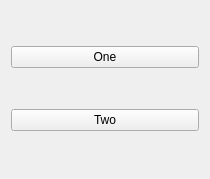
<?xml version="1.0" encoding="UTF-8"?>
<ui version="4.0">
 <class>Widget</class>
 <widget class="QWidget" name="Widget">
  <property name="geometry">
   <rect>
    <x>0</x>
    <y>0</y>
    <width>210</width>
    <height>179</height>
   </rect>
  </property>
  <property name="windowTitle">
   <string>Widget</string>
  </property>
  <layout class="QVBoxLayout" name="verticalLayout">
   <item>
    <widget class="QPushButton" name="pushButton">
     <property name="text">
      <string>One</string>
     </property>
    </widget>
   </item>
   <item>
    <widget class="QPushButton" name="pushButton_2">
     <property name="text">
      <string>Two</string>
     </property>
    </widget>
   </item>
  </layout>
 </widget>
 <resources/>
 <connections/>
</ui>
